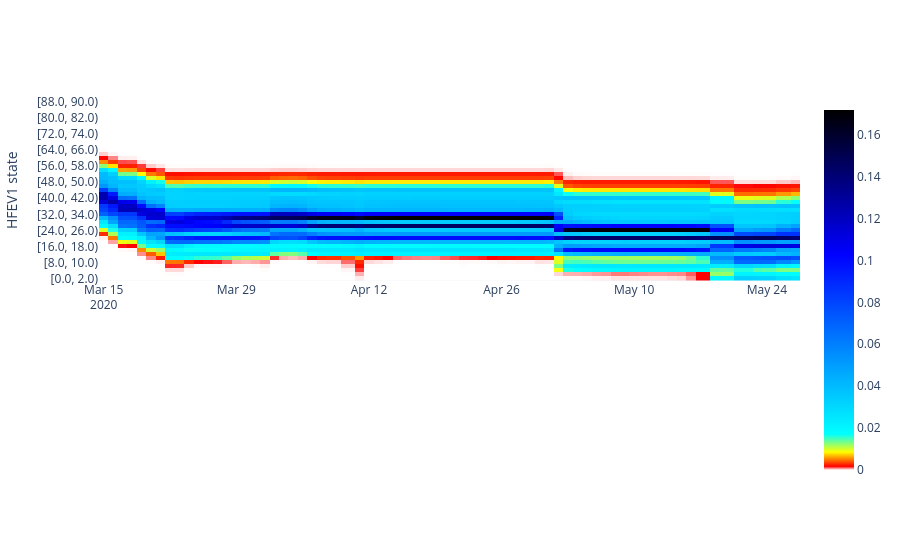

Notebook source saved alongside this figure:
### Code cell
df1 = pd.DataFrame(
    data=AR_given_M_and_D,
    columns=AR.get_bins_str(),
    index=dftmp["Date Recorded"].apply(lambda date: date.strftime("%Y-%m-%d")),
)

idx = 30
fig = make_subplots(
    rows=2,
    # subplot_titles=[
    # "P(data | model conditionned on HFEV1_bin)",
    # f"P(data | model) for date {df1.index[idx]}",
    # 'Evolution of airway resistance with HFEV1 instantiation'
    # ],
    vertical_spacing=0.05,
)
colorscale = [
    [0, "white"],
    [0.01, "red"],
    [0.05, "yellow"],
    [0.1, "cyan"],
    [0.6, "blue"],
    [1, "black"],
]

fig.add_trace(
    go.Heatmap(z=df1.T, x=df1.index, y=df1.columns, coloraxis="coloraxis1"),
    row=1,
    col=1,
)
fig.update_yaxes(title=f"HFEV1 state", row=1, col=1)

fig.update_layout(
    coloraxis1=dict(colorscale=colorscale),
)
fig.show()

### Figure 1 — Plotly figure (JSON) as saved in the notebook; plotly's stock layout.template omitted (floating-point values rounded to 4 significant figures; data arrays with more than 128 entries replaced by an {"elided": "..."} marker saying what was removed)
{"data": [{"coloraxis": "coloraxis", "type": "heatmap", "x": ["2020-03-15", "2020-03-16", "2020-03-17", "2020-03-18", "2020-03-19", "2020-03-20", "2020-03-21", "2020-03-22", "2020-03-23", "2020-03-24", "2020-03-25", "2020-03-26", "2020-03-27", "2020-03-28", "2020-03-29", "2020-03-30", "2020-03-31", "2020-04-01", "2020-04-02", "2020-04-03", "2020-04-04", "2020-04-05", "2020-04-06", "2020-04-07", "2020-04-08", "2020-04-10", "2020-04-11", "2020-04-12", "2020-04-13", "2020-04-14", "2020-04-15", "2020-04-16", "2020-04-17", "2020-04-18", "2020-04-19", "2020-04-20", "2020-04-21", "2020-04-22", "2020-04-23", "2020-04-24", "2020-04-25", "2020-04-26", "2020-04-27", "2020-04-28", "2020-04-29", "2020-04-30", "2020-05-01", "2020-05-02", "2020-05-03", "2020-05-04", "2020-05-05", "2020-05-06", "2020-05-07", "2020-05-08", "2020-05-09", "2020-05-10", "2020-05-11", "2020-05-12", "2020-05-13", "2020-05-14", "2020-05-15", "2020-05-16", "2020-05-17", "2020-05-19", "2020-05-22", "2020-05-23", "2020-05-24", "2020-05-26", "2020-05-27"], "xaxis": "x", "y": ["[0.0, 2.0)", "[2.0, 4.0)", "[4.0, 6.0)", "[6.0, 8.0)", "[8.0, 10.0)", "[10.0, 12.0)", "[12.0, 14.0)", "[14.0, 16.0)", "[16.0, 18.0)", "[18.0, 20.0)", "[20.0, 22.0)", "[22.0, 24.0)", "[24.0, 26.0)", "[26.0, 28.0)", "[28.0, 30.0)", "[30.0, 32.0)", "[32.0, 34.0)", "[34.0, 36.0)", "[36.0, 38.0)", "[38.0, 40.0)", "[40.0, 42.0)", "[42.0, 44.0)", "[44.0, 46.0)", "[46.0, 48.0)", "[48.0, 50.0)", "[50.0, 52.0)", "[52.0, 54.0)", "[54.0, 56.0)", "[56.0, 58.0)", "[58.0, 60.0)", "[60.0, 62.0)", "[62.0, 64.0)", "[64.0, 66.0)", "[66.0, 68.0)", "[68.0, 70.0)", "[70.0, 72.0)", "[72.0, 74.0)", "[74.0, 76.0)", "[76.0, 78.0)", "[78.0, 80.0)", "[80.0, 82.0)", "[82.0, 84.0)", "[84.0, 86.0)", "[86.0, 88.0)", "[88.0, 90.0)"], "yaxis": "y", "z": {"elided": "45x69 float values"}}], "layout": {"coloraxis": {"colorscale": [[0, "white"], [0.01, "red"], [0.05, "yellow"], [0.1, "cyan"], [0.6, "blue"], [1, "black"]]}, "xaxis": {"anchor": "y", "domain": [0, 1]}, "xaxis2": {"anchor": "y2", "domain": [0, 1]}, "yaxis": {"anchor": "x", "domain": [0.525, 1], "title": {"text": "HFEV1 state"}}, "yaxis2": {"anchor": "x2", "domain": [0, 0.475]}}}
